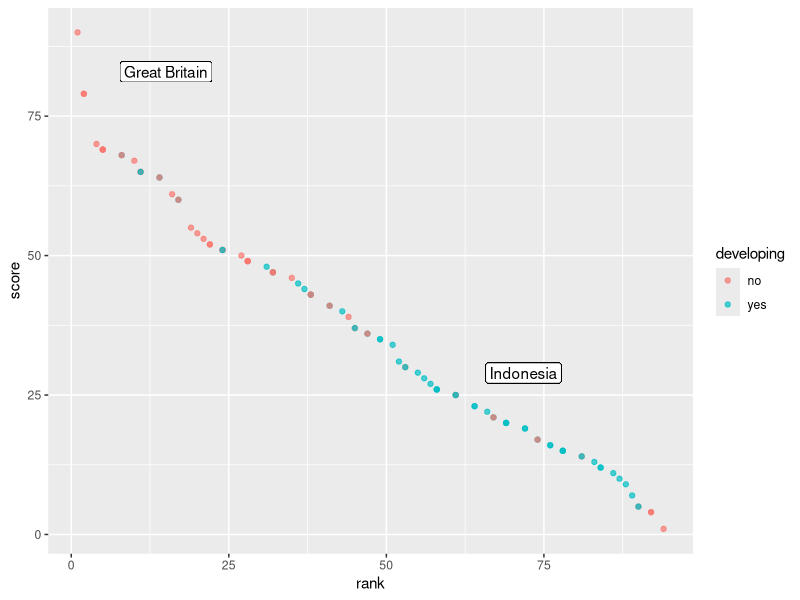
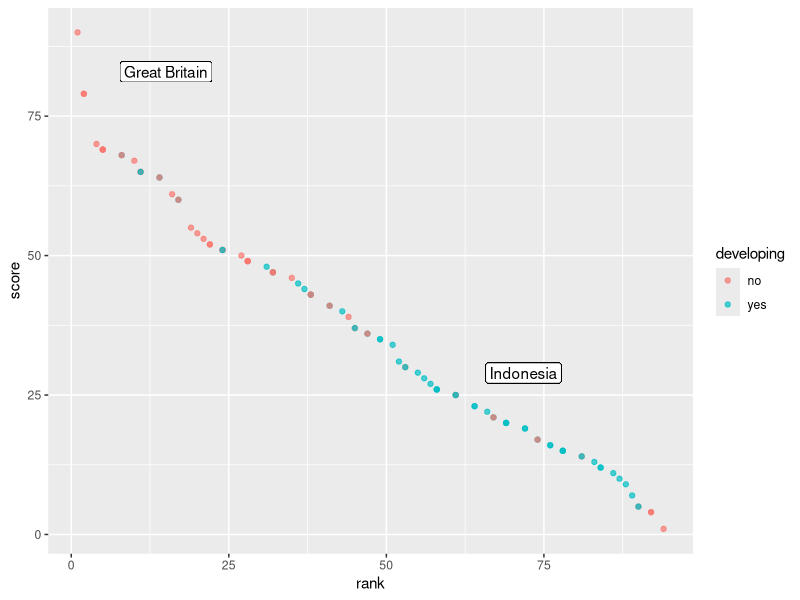

Generate these figures, in order, with R:
library("ggplot2")

####
# Data: placesDeveloping.csv
# 
# Rank and Score were taken from [Global Open Data Index 2016]
# see: http://2015.index.okfn.org/place/
#
# Country Status were taken from [International Statistical Institute 2020] and manually added to placesDeveloping.csv
# see: https://www.isi-web.org/index.php/capacity-building/developing-countries?Itemid=167
####

data <- read.csv("placesDeveloping.csv", header = TRUE)

plt <- ggplot(data, aes(x = rank, y = score, colour = developing)) +
  geom_point(alpha=0.7) +
  geom_label(
    label="Great Britain", 
    x=2,
    y=79,
    label.padding = unit(0.2, "lines"),
    label.size = 0.15,
    color = "black",
    hjust = -0.4,
    vjust = -0.6
  ) +
  geom_label(
    label="Indonesia", 
    x=61,
    y=25,
    label.padding = unit(0.2, "lines"),
    label.size = 0.15,
    color = "black",
    vjust = -0.6,
    hjust = -0.4
  )
plt
ggsave(file="figure1.svg", plot=plt, width=10, height=8)
